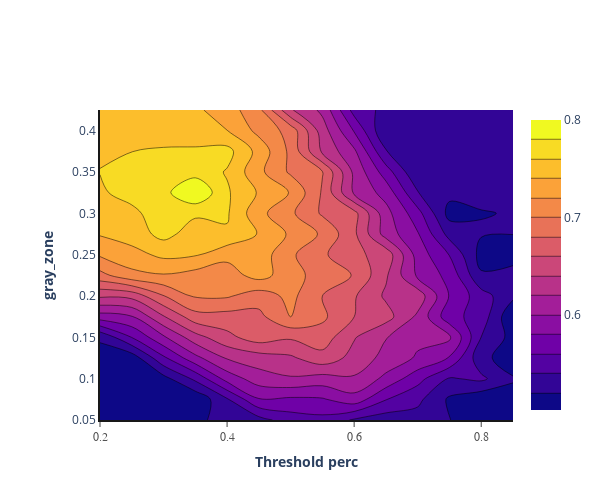

The notebook cell this image was saved under:
### Code cell
plot = go.Figure()

color_dict = {
    1: "#003f5c",
    2: "#bc5090",
    3: "#ffa600",
}

# for ind, df in enumerate(method_df_list): 
df = method_df_list[1].copy()
df = df[df["f1-score"] > 0.5]

y_var = "gray_zone"
x = df["threshold_perc"]
y = df[y_var]
z = df["f1-score"]

X, Y = np.meshgrid(x, y)
Z = griddata((x,y), z, (X, Y), method='cubic')

plot.add_traces([
    go.Contour(x=x, y=y, z=z)
])

plot.update_layout(
    xaxis=dict(
        showline=True,
        showgrid=True,
        showticklabels=True,
        linecolor='rgb(24, 24, 24)',
        linewidth=2,
        ticks='outside',
        tickfont=dict(
            family='Arial',
            size=12,
            color='rgb(82, 82, 82)',
        ),
        title={
            "text": "<b>Threshold perc</b>",
            'font': {
                'size': 14,
            }
        },
        # dtick=10,
    ),
    yaxis=dict(
        showgrid=True,
        zeroline=True,
        showline=True,
        showticklabels=True,
        linecolor='rgb(24, 24, 24)',
        linewidth=2,
        title={
            "text": f"<b>{y_var}</b>",
            'font': {
                'size': 14,
            }
        },
        # dtick=2.5,
    ),
    # title={
    #     'text': "<b>Evolución de la f1-score según el porcentaje del threshold y el parámetro de suavizado</b>",
    #     'font': {
    #         'size': 16,
    #     },
    #     'y': 0.9,
    #     'x': 0.5,
    #     'xanchor': 'center',
    #     'yanchor': 'top'
    # },
    legend={
        'bordercolor': '#000000',
        'borderwidth': 0,
        'title': 'f1-score',
    },
    width=600,
    height=500,
    autosize=False,
    margin=dict(
        autoexpand=True,
        l=100,
        r=20,
        t=110,
    ),
    template="plotly_white",
    showlegend=True,
    plot_bgcolor='white'
)
plot.show()

### Figure 1 — Plotly figure (JSON) as saved in the notebook; plotly's stock layout.template omitted (floating-point values rounded to 4 significant figures; data arrays with more than 128 entries replaced by an {"elided": "..."} marker saying what was removed)
{"data": [{"type": "contour", "x": {"elided": "151 float values"}, "y": {"elided": "151 float values"}, "z": {"elided": "151 float values"}}], "layout": {"autosize": false, "height": 500, "legend": {"bordercolor": "#000000", "borderwidth": 0, "title": {"text": "f1-score"}}, "margin": {"autoexpand": true, "l": 100, "r": 20, "t": 110}, "plot_bgcolor": "white", "showlegend": true, "width": 600, "xaxis": {"linecolor": "rgb(24, 24, 24)", "linewidth": 2, "showgrid": true, "showline": true, "showticklabels": true, "tickfont": {"color": "rgb(82, 82, 82)", "family": "Arial", "size": 12}, "ticks": "outside", "title": {"font": {"size": 14}, "text": "<b>Threshold perc</b>"}}, "yaxis": {"linecolor": "rgb(24, 24, 24)", "linewidth": 2, "showgrid": true, "showline": true, "showticklabels": true, "title": {"font": {"size": 14}, "text": "<b>gray_zone</b>"}, "zeroline": true}}}
